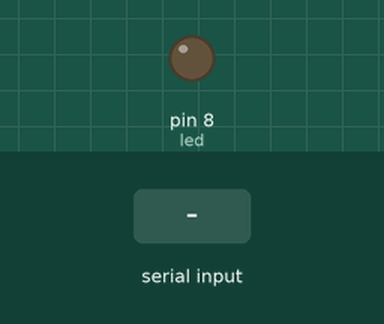
Recording of a sketch running on a simulated Arduino Uno, built with avr-gcc and run on an emulated ATmega328P. Shown: output pins drawn as LEDs (lit = HIGH). Dashed ring = blinking. The test bench sets the inputs (shaded band). What the sketch prints to the serial monitor is not drawn.

Above: at 1.2 s.
1.3 s: "90,45\n" received over Serial
At 1.9 s:
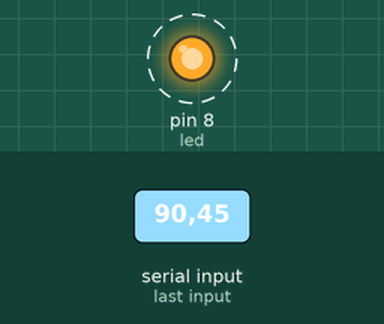
Timing chart, 0 to 10.3 s (numbered marks = the images above; inputs shaded):
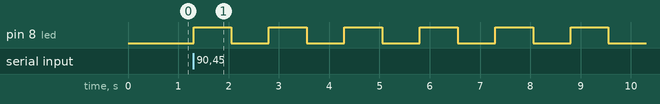

Measured:
- after the input at 1.3 s, pin 8 (led): alternates HIGH for 0.75 s and LOW for 0.75 s, starting at once

The sketch:

userInputFromSerialMonitor.ino
```cpp
int mynumber;
String msg="enter the number of time you want to blink led:";
String msg2="your number is:";
int led=8;
int i;
int delaytime=750;
void setup() {
  // put your setup code here, to run once:
  Serial.begin(9600);
  pinMode(led,OUTPUT);
}

void loop() {
  // put your main code here, to run repeatedly:
Serial.println(msg);
while(Serial.available()==0){

}
mynumber=Serial.parseInt();
for(i=1;i<=mynumber;i++){
  digitalWrite(led,HIGH);
  delay(delaytime);
  digitalWrite(led,LOW);
  delay(delaytime);
}
}
```
